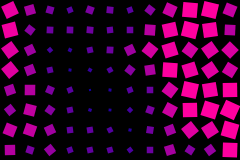
Frame 1 (no input)
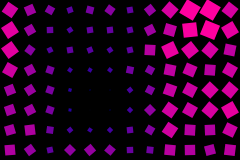
Frame 60 (no input)
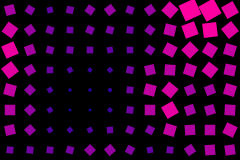
Frame 120 (the mouse pressed at the canvas centre since frame 60)

The p5.js sketch that drew these frames (run headless with seeded random() and noise() and a simulated clock; from frame 60 on, the mouse is pressed at the canvas centre):

// p5.js sketch
// ── sketch.js
function setup() {
  createCanvas(240, 160);
  noStroke();
  rectMode(CENTER);
  // colorMode(HSB)
}

function draw() {
  background(0);
  let gap =20; //map(sin(frameCount*0.1),-1,1,10,25);
  for(let x = gap/2; x<width; x+= gap)
  for(let y = gap/2; y<height; y+= gap){
    let n = noise(x*0.01, y*0.01,frameCount*0.005
                 );
    fill(map(n,.2,.8,1,360),0,160)
    
    push()
    translate(x,y);
    rotate(n*TWO_PI*2)
    rect(0,0,map(n,.2,.8,1,gap))
    pop()
  }
}
